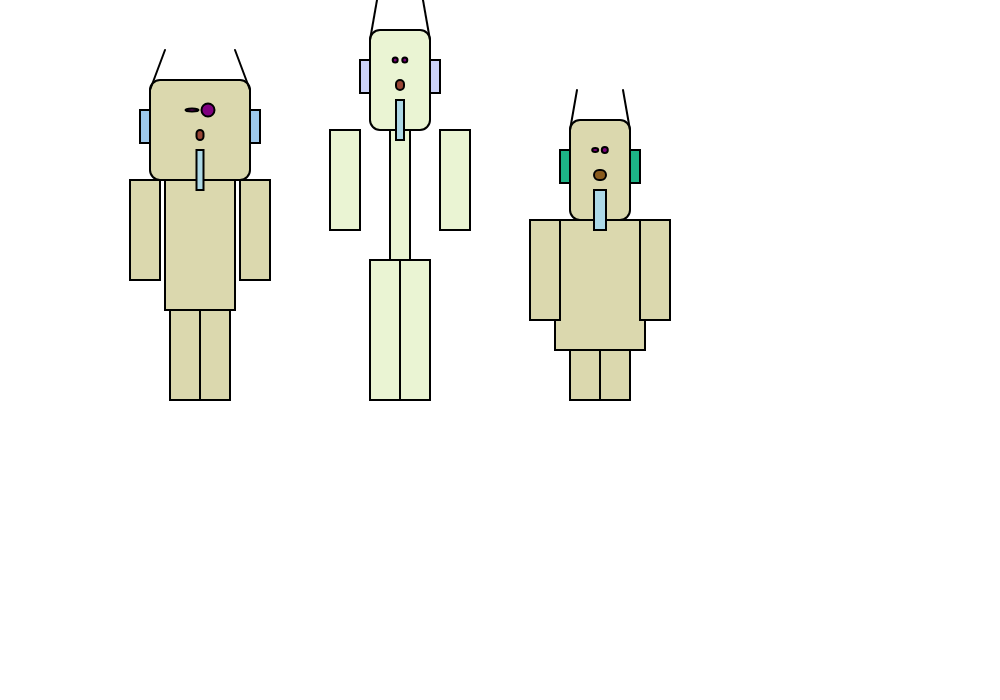
Frame 1 (no input)
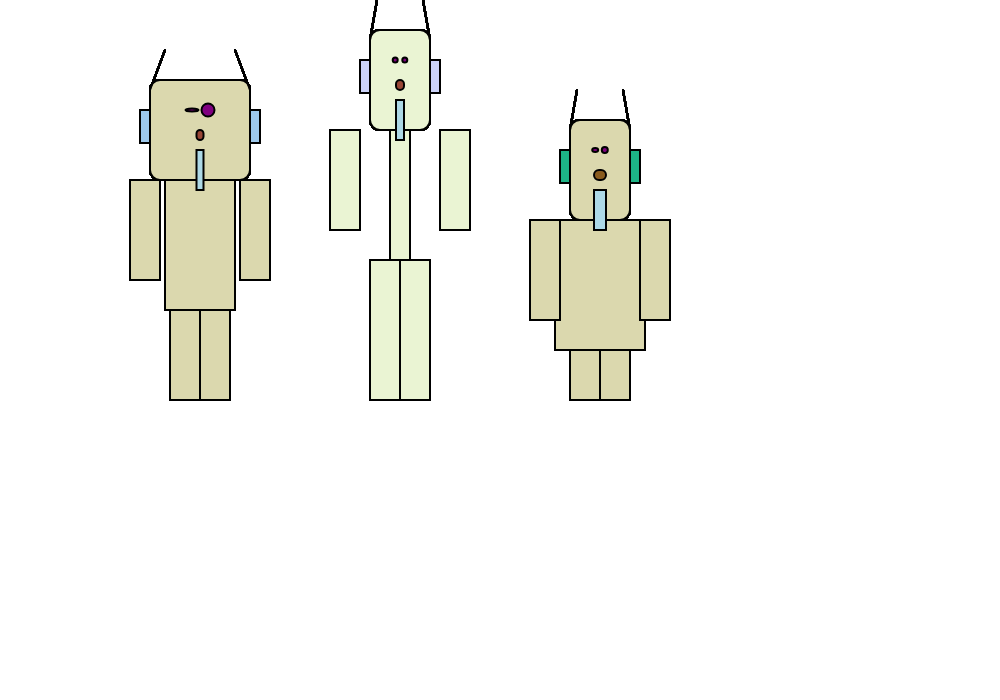
Frame 60 (no input)
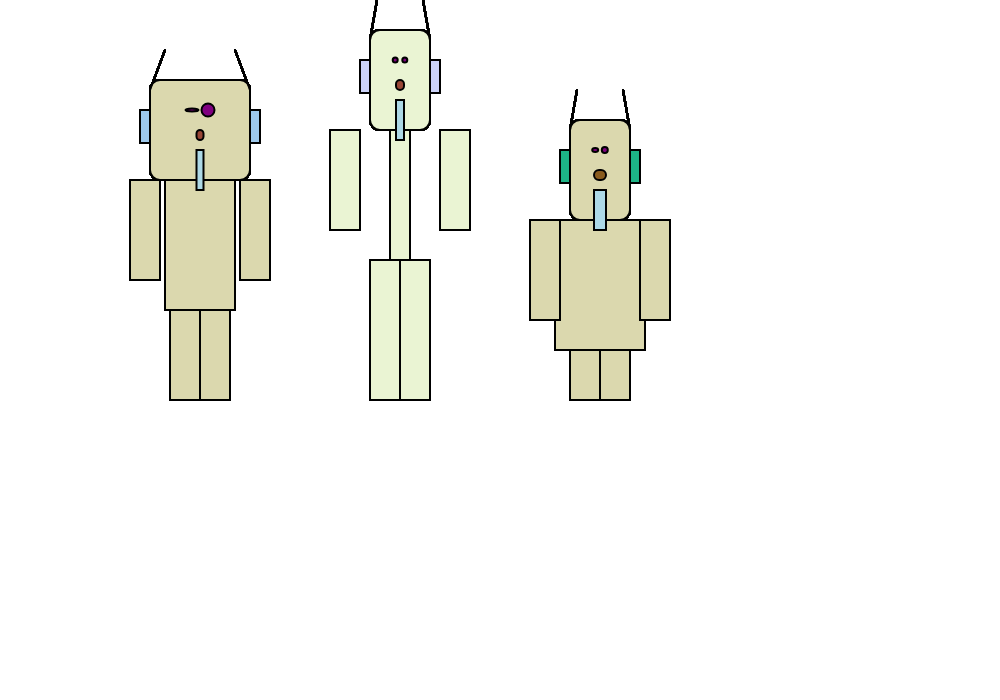
Frame 120 (the mouse pressed at the canvas centre since frame 60)

The p5.js sketch that drew these frames (run headless with seeded random() and noise() and a simulated clock; from frame 60 on, the mouse is pressed at the canvas centre):

// p5.js sketch
// ── sketch.js
//Hack it - we are the robot family

//TASK 1. modify the code so that all three robots are drawn
//TASK 2. try changing the numbers to create your robot family
//TASK 3. create more arrays and use the values in them to add more variation to the robots

var robotColors = [ '#DBD8AE', '#EAF4D3'];
var optionalColors = ['#994636', '#895B1E']
var earsColors = ['#9DC8EC', '#CCD3F9', '#1DB487'];

var armSizes = [40, 50, 60]; 
var legSizes = [40, 60, 50]; 
var eyeSizes = [13, 5, 6]; 

var robotWidths;
var robotHeights;
var headWidths;

function setup()
{
	//create a canvas for the robot
	createCanvas(1000, 700);
    robotWidths = [70,20,90];
    robotHeights = [90,140,50];
    headWidths = [1,0.6,0.6];
    noseWidths = [0.7,0.8,1.2];
}

function drawRobot(robotColors, optionalColors,earsColors, width, height, headWidth, noseWidth, eyeSizes) {
    translate(200,0);
    fill(robotColors);
    rect(-width/2, -height - 130, width, 130);
    rect(-70, -height - 130, 30, 100);
    rect(40,  -height - 130, 30, 100);
    rect(-30, -height, 30, height);
    rect(0,  -height, 30, height);
  
    //heads

    rect(-50*headWidth, -height - 230, 100*headWidth, 100, 10);
    fill(optionalColors);
    rect(-5*noseWidth, -height - 180, 10*noseWidth, 10, 10);
    
    //ears
    fill(earsColors);
    rect(-50 * headWidth - 10, -height - 200, 10, 33);
    rect(50 * headWidth, -height - 200, 10, 33);

    //antennas
    strokeWeight(2);
    line(-50 * headWidth , -height - 220, -30 * headWidth - 5, -height - 260); // left 
    line(50 * headWidth , -height - 220, 30 * headWidth + 5, -height - 260); // right 
    
    // eyes
    fill('purple');
    ellipse(-8 * headWidth, -height - 200, eyeSizes, eyeSizes-10); // left
    ellipse(8 * headWidth, -height - 200, eyeSizes, eyeSizes); // right

    // mouth
    fill('lightblue');
    rect(-5 * noseWidth, -height - 180 + 20, 10 * noseWidth, 40); 
}


function draw()
{
	strokeWeight(2);
    translate(0, 400);

    // 1
    drawRobot(robotColors[0], optionalColors[0], earsColors[0],robotWidths[0], robotHeights[0], headWidths[0], noseWidths[0], eyeSizes[0]);

    // 2
    drawRobot(robotColors[1], optionalColors[0], earsColors[1], robotWidths[1], robotHeights[1], headWidths[1], noseWidths[1], eyeSizes[1]);

    // 3
    drawRobot(robotColors[0],optionalColors[1], earsColors[2],robotWidths[2], robotHeights[2], headWidths[2], noseWidths[2], eyeSizes[2]);
//    
//    //ROBOT 1 body
//    translate(200,0);
//
//    fill(robotColors[0]);
//    rect(-robotWidths[0]/2, -robotHeights[0] - 130, robotWidths[0], 130);
//    rect(-70, -robotHeights[0] - 130, 30, 100);
//    rect(40,  -robotHeights[0] - 130, 30, 100);
//    rect(-30, -robotHeights[0], 30, robotHeights[0]);
//    rect(0,  -robotHeights[0], 30, robotHeights[0]);
//
//    //robot heads
//    rect(-50* headWidths[0], -robotHeights[0] - 230, 100* headWidths[0], 100, 10);
//
//    
//    //ears
//    fill(robotColors[0]);
//    rect(-50 * headWidths[0] - 10, -robotHeights[0] - 200, 10, 33);
//    rect(50 * headWidths[0], -robotHeights[0] - 200, 10, 33);
//
//    //robots' antennas
//    fill(250, 250, 0);
//    ellipse(0, -robotHeights[0] - 237, 10, 10);
//    fill(200, 0, 200);
//    rect(-10, -robotHeights[0] - 233, 20, 10);
//
//    //robot's eyes
//    fill(255)
//    ellipse(-25 * headWidths[0], -robotHeights[0] - 200, 26, 26);
//    point(-25 * headWidths[0], -robotHeights[0] - 200);
//    ellipse(25 * headWidths[0], -robotHeights[0] - 200, 26, 26);
//    point(25 * headWidths[0], -robotHeights[0] - 200);
//
//    //robots' nose
//    fill(255, 0, 0);
//    triangle(0, -robotHeights[0] - 190, -15, -robotHeights[0] - 170,15, -robotHeights[0] - 170);
//
//    //robot mouth
//    noFill();
//    beginShape();
//    vertex(-23, -robotHeights[0] - 155);
//    vertex(-15, -robotHeights[0] - 145);
//    vertex(-9, -robotHeights[0] - 155);
//    vertex(-1, -robotHeights[0] - 145);
//    vertex(7, -robotHeights[0] - 155);
//    vertex(15, -robotHeights[0] - 145);
//    vertex(23, -robotHeights[0] - 155);
//    endShape();
//    
//        
    

}
// ── style.css

.container {
  width: 600px;
  height: 300px;
  background-image: url('aliens.jpg');
  background-size: cover; /* размер одного повторяющегося изображения */
}

h1 {
  color: white;
  text-align: left;
  padding: 100px;
}
